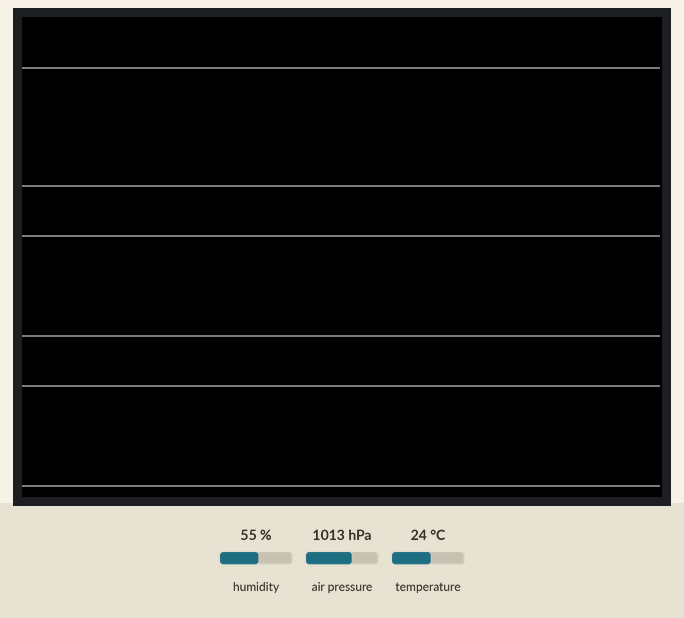
Bench run of a sketch on a simulated Arduino Uno, built with avr-gcc and run on an emulated ATmega328P. Parts: 320×240 colour display. Inputs (shaded band) come from the test bench; at power-on: humidity 55 %, air pressure 1013 hPa, temperature 24 °C. The audio player accepts every command and is not drawn.

Above: at 2.5 s.
At 4.6 s:
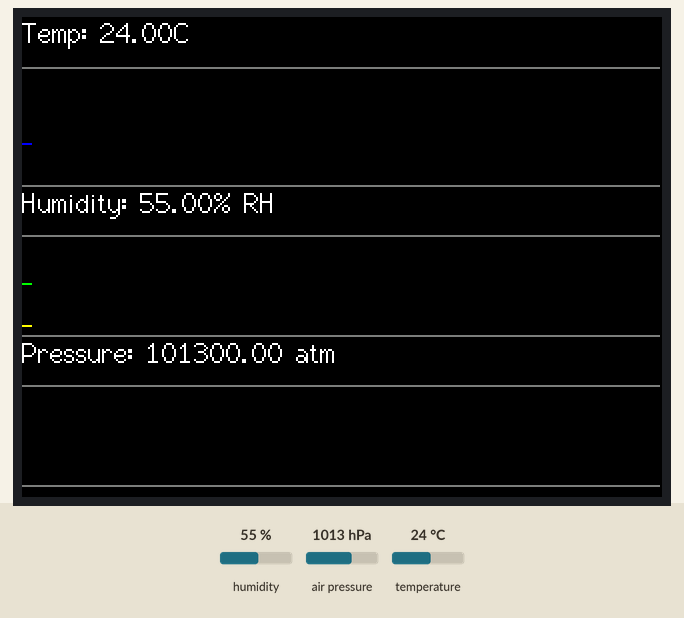
4.7 s: humidity set to 22 %
6.4 s: air pressure set to 952 hPa
At 6.68 s:
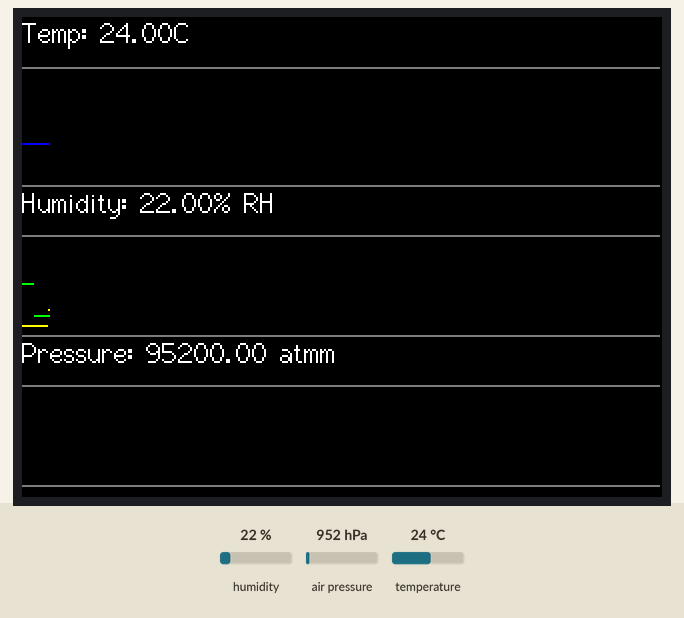
8.0 s: temperature set to 12 °C
At 8.3 s:
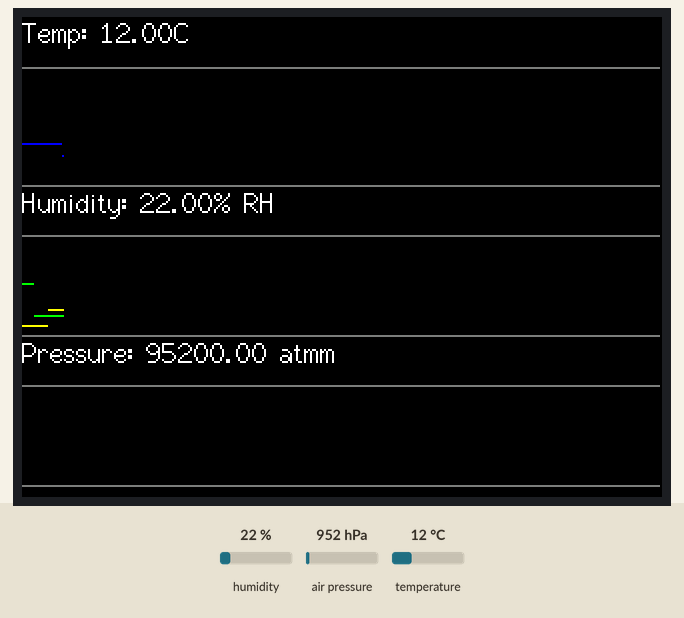
9.6 s: humidity set to 40 %
At 9.92 s:
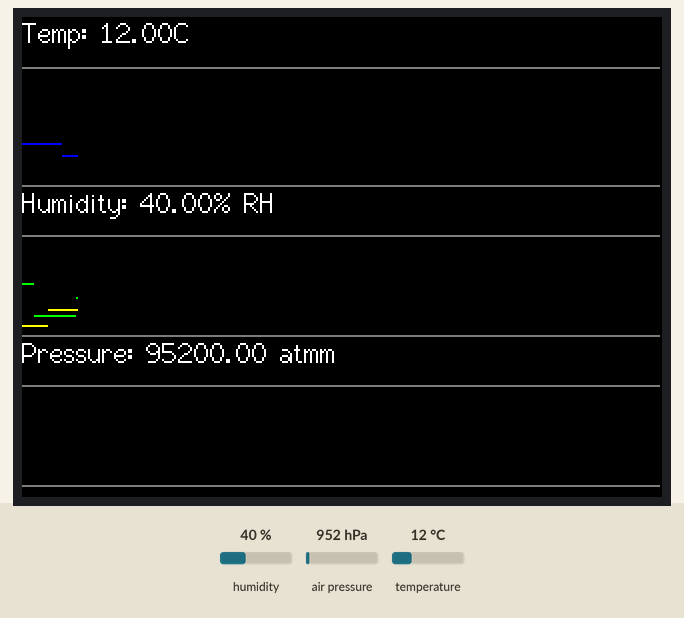
Timing chart, 0 to 12.3 s (numbered marks = the images above; inputs shaded):
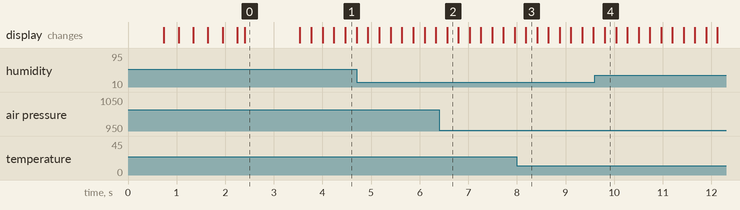

Measured:
- what the display in image 0 shows lasts 1.1 s, from 2.4 s to 3.5 s

The sketch:

distemp.ino
```cpp
#include <BME280I2C.h>
#include <Wire.h>
#include <TFT_ILI9341.h>
#include <SPI.h>
#include "Arduino.h"
#include "SoftwareSerial.h"
#include "DFRobotDFPlayerMini.h"
#define TFT_BROWN 0x38E0
#define TFT_GREY 0x7BEF
BME280I2C bme;
TFT_ILI9341 tft = TFT_ILI9341();
SoftwareSerial mySoftwareSerial(10, 11); // RX, TX
DFRobotDFPlayerMini myDFPlayer;
bool metric = true;
int i = 0;
byte massiv_t[320];
byte massiv_h[320];
byte massiv_p[320];
void printBME280Data() {
  float temp(NAN), hum(NAN), pres(NAN);
  uint8_t pressureUnit(3);                                           // unit: B000 = Pa, B001 = hPa, B010 = Hg, B011 = atm, B100 = bar, B101 = torr, B110 = N/m^2, B111 = psi
  bme.read(pres, temp, hum, metric, pressureUnit);// Parameters: (float& pressure, float& temp, float& humidity, bool celsius = false, uint8_t pressureUnit = 0x0)
  massiv_t[i] = 75 - int(temp)/2;
  massiv_h[i] = 160 - int(hum)/2;
  massiv_p[i] = 210 + pres*250;
  for(int j = 0;j < 320;++j){
    if(massiv_t[j] != -1){
  tft.drawPixel(j, massiv_t[j], TFT_BLUE);
  tft.drawPixel(j, massiv_h[j], TFT_GREEN);
  tft.drawPixel(j, massiv_p[j], TFT_YELLOW);
    }
  }
    tft.setCursor(0, 0, 2);
    tft.print("Temp: ");
    tft.print(temp);
    tft.print(String('C'));
//    tft.print("°"+ String(metric ? 'C' :'F'));
    tft.setCursor(0, 85, 2);
    tft.print("Humidity: ");
    tft.print(hum);
    tft.print("% RH");
    tft.setCursor(0, 160, 2);
    tft.print("Pressure: ");
    tft.print(pres);
    tft.println(" atm");
}
void printBME280CalculatedData() {
  float altitude = bme.alt(metric);
  float dewPoint = bme.dew(metric);
  tft.setCursor(0, 0, 2);
  tft.print("Altitude: ");
  tft.print(altitude);
  tft.println((metric ? "m" : "ft"));
  tft.print("Dew point: ");
  tft.print(dewPoint);
  tft.println("°" + String(metric ? 'C' : 'F'));
}
void setup() {
  // put your setup code here, to run once:
  mySoftwareSerial.begin(9600);
  if (!myDFPlayer.begin(mySoftwareSerial)) {  //Use softwareSerial to communicate with mp3.
    Serial.println(F("Unable to begin:"));
    Serial.println(F("1.Please recheck the connection!"));
    Serial.println(F("2.Please insert the SD card!"));
    while(true){
      delay(0); // Code to compatible with ESP8266 watch dog.
    }
  }
  tft.init();
  tft.setRotation(1);
  tft.setTextColor(TFT_WHITE, TFT_BLACK);
  for(int x = 0;x < 320;x++){
    massiv_t[x] = -1;
    massiv_h[x] = -1;
    massiv_p[x] = -1;
    }
  while (!bme.begin()) {
    delay(1000);
  }
  tft.fillScreen(TFT_BLACK);
  tft.setTextSize(1);
  myDFPlayer.volume(10);
  myDFPlayer.play(1);//Set volume value. From 0 to 30
  for(int j = 0;j < 319;j++){
//    tft.drawPixel(j, 65, TFT_WHITE);
//    tft.drawPixel(j, 135, TFT_WHITE);
//    tft.drawPixel(j, 210, TFT_WHITE);
    //16
    tft.drawPixel(j, 25, TFT_GREY);
    tft.drawPixel(j, 84, TFT_GREY);
    tft.drawPixel(j, 109, TFT_GREY);
    tft.drawPixel(j, 159, TFT_GREY);
    tft.drawPixel(j, 184, TFT_GREY);
    tft.drawPixel(j, 234, TFT_GREY);
    delay(5);
    }
  delay(1000);
}

void loop() {
  // put your main code here, to run repeatedly:
//  tft.setTextColor(TFT_WHITE, TFT_BLACK);
if(i == 320){
  i = 0;
       for(int j = 0;j < 320;++j){
    if(massiv_t[j] != -1){
  tft.drawPixel(j, massiv_t[j], TFT_BLACK);
  tft.drawPixel(j, massiv_h[j], TFT_BLACK);
  tft.drawPixel(j, massiv_p[j], TFT_BLACK);
    }
    }
    for(int x = 0;x < 320;x++){
    massiv_t[x] = -1;
    massiv_h[x] = -1;
    massiv_p[x] = -1;
    }
//  i--;
//  while(true){
//    for(int j = 0;j < 320;++j){
//    if(massiv_t[j] != -1){
//  tft.drawPixel(j, massiv_t[j], TFT_BLACK);
//  tft.drawPixel(j, massiv_h[j], TFT_BLACK);
//  tft.drawPixel(j, massiv_p[j], TFT_BLACK);
//    }
//    }
//    for(int g = 0;g < 319;g++){
//      massiv_t[g] = massiv_t[g+1];
//      massiv_h[g] = massiv_h[g+1];
//      massiv_p[g] = massiv_p[g+1];
//      }
//    printBME280Data();
//    delay(100);
//    }
  }
else{
  printBME280Data();
  i++;
  delay(100);
}
}
```
